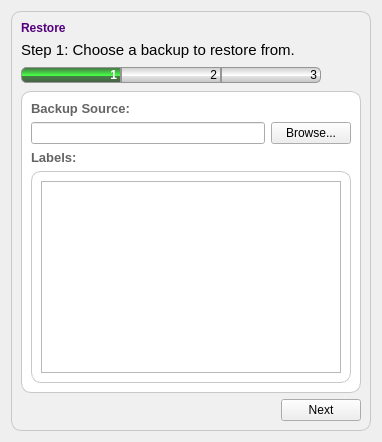
                   <widget class="QWidget" name="tab_10">
                    <property name="styleSheet">
                     <string notr="true">#tab_10 {
  background-color: rgb(255, 255, 255);
}</string>
                    </property>
                    <attribute name="title">
                     <string>Restore Source</string>
                    </attribute>
                    <layout class="QHBoxLayout" name="horizontalLayout_31">
                     <item>
                      <widget class="QFrame" name="frame_37">
                       <property name="styleSheet">
                        <string notr="true">QFrame#frame_37 {
  border: 1px solid rgb(200, 200, 200, 255);
  border-radius: 10px;
  background-color: rgb(240, 240, 240, 255);
}</string>
                       </property>
                       <property name="frameShape">
                        <enum>QFrame::StyledPanel</enum>
                       </property>
                       <property name="frameShadow">
                        <enum>QFrame::Raised</enum>
                       </property>
                       <layout class="QVBoxLayout" name="verticalLayout_40">
                        <item>
                         <widget class="QLabel" name="label_51">
                          <property name="sizePolicy">
                           <sizepolicy hsizetype="Preferred" vsizetype="Fixed">
                            <horstretch>0</horstretch>
                            <verstretch>0</verstretch>
                           </sizepolicy>
                          </property>
                          <property name="styleSheet">
                           <string notr="true">background: none;</string>
                          </property>
                          <property name="text">
                           <string>&lt;html&gt;&lt;head/&gt;&lt;body&gt;&lt;p&gt;&lt;span style=&quot; font-size:9pt; font-weight:600; color:#55007f;&quot;&gt;Restore&lt;/span&gt;&lt;/p&gt;&lt;/body&gt;&lt;/html&gt;</string>
                          </property>
                          <property name="textFormat">
                           <enum>Qt::RichText</enum>
                          </property>
                         </widget>
                        </item>
                        <item>
                         <widget class="QLabel" name="label_22">
                          <property name="text">
                           <string>&lt;html&gt;&lt;head/&gt;&lt;body&gt;&lt;p&gt;&lt;span style=&quot; font-size:11pt;&quot;&gt;Step 1: Choose a backup to restore from.&lt;/span&gt;&lt;/p&gt;&lt;/body&gt;&lt;/html&gt;</string>
                          </property>
                         </widget>
                        </item>
                        <item>
                         <widget class="QFrame" name="frame_7">
                          <property name="frameShape">
                           <enum>QFrame::NoFrame</enum>
                          </property>
                          <property name="frameShadow">
                           <enum>QFrame::Raised</enum>
                          </property>
                          <layout class="QHBoxLayout" name="horizontalLayout_7">
                           <property name="spacing">
                            <number>0</number>
                           </property>
                           <property name="margin">
                            <number>0</number>
                           </property>
                           <item>
                            <widget class="QLabel" name="label_23">
                             <property name="sizePolicy">
                              <sizepolicy hsizetype="Fixed" vsizetype="Fixed">
                               <horstretch>0</horstretch>
                               <verstretch>0</verstretch>
                              </sizepolicy>
                             </property>
                             <property name="minimumSize">
                              <size>
                               <width>100</width>
                               <height>0</height>
                              </size>
                             </property>
                             <property name="maximumSize">
                              <size>
                               <width>100</width>
                               <height>16777215</height>
                              </size>
                             </property>
                             <property name="styleSheet">
                              <string notr="true">#label_23 {
  border: 1px solid rgb(150, 150, 150);
  border-top-left-radius: 5px;
  border-bottom-left-radius: 5px;
  background-color: qlineargradient(spread:pad, x1:1, y1:0, x2:1, y2:1, stop:0 rgba(70, 102, 70, 255), stop:0.528409 rgba(70, 255, 70, 255), stop:0.590909 rgba(70, 126, 70, 255), stop:1 rgba(70, 93, 70, 255));
  color: white;
}</string>
                             </property>
                             <property name="frameShape">
                              <enum>QFrame::NoFrame</enum>
                             </property>
                             <property name="text">
                              <string>&lt;html&gt;&lt;head/&gt;&lt;body&gt;&lt;p&gt;&lt;span style=&quot; font-size:9pt; font-weight:600;&quot;&gt;1&lt;/span&gt;&lt;/p&gt;&lt;/body&gt;&lt;/html&gt;</string>
                             </property>
                             <property name="alignment">
                              <set>Qt::AlignRight|Qt::AlignTrailing|Qt::AlignVCenter</set>
                             </property>
                            </widget>
                           </item>
                           <item>
                            <widget class="QLabel" name="label_24">
                             <property name="sizePolicy">
                              <sizepolicy hsizetype="Fixed" vsizetype="Fixed">
                               <horstretch>0</horstretch>
                               <verstretch>0</verstretch>
                              </sizepolicy>
                             </property>
                             <property name="minimumSize">
                              <size>
                               <width>100</width>
                               <height>0</height>
                              </size>
                             </property>
                             <property name="maximumSize">
                              <size>
                               <width>100</width>
                               <height>16777215</height>
                              </size>
                             </property>
                             <property name="styleSheet">
                              <string notr="true">#label_24 {
  border: 1px solid rgb(150, 150, 150);
  background-color: qlineargradient(spread:pad, x1:1, y1:0, x2:1, y2:1, stop:0 rgba(202, 202, 202, 255), stop:0.528409 rgba(255, 255, 255, 255), stop:0.590909 rgba(226, 226, 226, 255), stop:1 rgba(193, 193, 193, 255));
  color: black;
}</string>
                             </property>
                             <property name="text">
                              <string>&lt;html&gt;&lt;head/&gt;&lt;body&gt;&lt;p&gt;&lt;span style=&quot; font-size:9pt;&quot;&gt;2&lt;/span&gt;&lt;/p&gt;&lt;/body&gt;&lt;/html&gt;</string>
                             </property>
                             <property name="alignment">
                              <set>Qt::AlignRight|Qt::AlignTrailing|Qt::AlignVCenter</set>
                             </property>
                            </widget>
                           </item>
                           <item>
                            <widget class="QLabel" name="label_25">
                             <property name="sizePolicy">
                              <sizepolicy hsizetype="Fixed" vsizetype="Fixed">
                               <horstretch>0</horstretch>
                               <verstretch>0</verstretch>
                              </sizepolicy>
                             </property>
                             <property name="minimumSize">
                              <size>
                               <width>100</width>
                               <height>0</height>
                              </size>
                             </property>
                             <property name="maximumSize">
                              <size>
                               <width>100</width>
                               <height>16777215</height>
                              </size>
                             </property>
                             <property name="styleSheet">
                              <string notr="true">#label_25 {
  border: 1px solid rgb(150, 150, 150);
  border-top-right-radius: 5px;
  border-bottom-right-radius: 5px;
  background-color: qlineargradient(spread:pad, x1:1, y1:0, x2:1, y2:1, stop:0 rgba(202, 202, 202, 255), stop:0.528409 rgba(255, 255, 255, 255), stop:0.590909 rgba(226, 226, 226, 255), stop:1 rgba(193, 193, 193, 255));
  color: black;
}</string>
                             </property>
                             <property name="text">
                              <string>&lt;html&gt;&lt;head/&gt;&lt;body&gt;&lt;p&gt;&lt;span style=&quot; font-size:9pt;&quot;&gt;3&lt;/span&gt;&lt;/p&gt;&lt;/body&gt;&lt;/html&gt;</string>
                             </property>
                             <property name="alignment">
                              <set>Qt::AlignRight|Qt::AlignTrailing|Qt::AlignVCenter</set>
                             </property>
                            </widget>
                           </item>
                           <item>
                            <spacer name="horizontalSpacer_6">
                             <property name="orientation">
                              <enum>Qt::Horizontal</enum>
                             </property>
                             <property name="sizeHint" stdset="0">
                              <size>
                               <width>40</width>
                               <height>20</height>
                              </size>
                             </property>
                            </spacer>
                           </item>
                          </layout>
                         </widget>
                        </item>
                        <item>
                         <widget class="QFrame" name="frame_38">
                          <property name="minimumSize">
                           <size>
                            <width>0</width>
                            <height>0</height>
                           </size>
                          </property>
                          <property name="styleSheet">
                           <string notr="true">QFrame#frame_38 {
  border: 1px solid rgb(200, 200, 200, 255);
  border-radius: 10px;
  background-color: white;
}</string>
                          </property>
                          <property name="frameShape">
                           <enum>QFrame::StyledPanel</enum>
                          </property>
                          <property name="frameShadow">
                           <enum>QFrame::Raised</enum>
                          </property>
                          <layout class="QVBoxLayout" name="verticalLayout_41">
                           <item>
                            <widget class="QLabel" name="label_52">
                             <property name="sizePolicy">
                              <sizepolicy hsizetype="Preferred" vsizetype="Fixed">
                               <horstretch>0</horstretch>
                               <verstretch>0</verstretch>
                              </sizepolicy>
                             </property>
                             <property name="text">
                              <string>&lt;html&gt;&lt;head/&gt;&lt;body&gt;&lt;p&gt;&lt;span style=&quot; font-size:10pt; font-weight:600; color:#646464;&quot;&gt;Backup Source:&lt;/span&gt;&lt;/p&gt;&lt;/body&gt;&lt;/html&gt;</string>
                             </property>
                            </widget>
                           </item>
                           <item>
                            <layout class="QHBoxLayout" name="horizontalLayout_32">
                             <property name="sizeConstraint">
                              <enum>QLayout::SetDefaultConstraint</enum>
                             </property>
                             <item>
                              <widget class="QLineEdit" name="restore_source"/>
                             </item>
                             <item>
                              <widget class="QPushButton" name="restore_source_browse">
                               <property name="text">
                                <string>Browse...</string>
                               </property>
                              </widget>
                             </item>
                            </layout>
                           </item>
                           <item>
                            <widget class="QLabel" name="label_53">
                             <property name="sizePolicy">
                              <sizepolicy hsizetype="Preferred" vsizetype="Fixed">
                               <horstretch>0</horstretch>
                               <verstretch>0</verstretch>
                              </sizepolicy>
                             </property>
                             <property name="text">
                              <string>&lt;html&gt;&lt;head/&gt;&lt;body&gt;&lt;p&gt;&lt;span style=&quot; font-size:10pt; font-weight:600; color:#646464;&quot;&gt;Labels:&lt;/span&gt;&lt;/p&gt;&lt;/body&gt;&lt;/html&gt;</string>
                             </property>
                            </widget>
                           </item>
                           <item>
                            <widget class="QFrame" name="frame_39">
                             <property name="sizePolicy">
                              <sizepolicy hsizetype="Preferred" vsizetype="Preferred">
                               <horstretch>0</horstretch>
                               <verstretch>0</verstretch>
                              </sizepolicy>
                             </property>
                             <property name="styleSheet">
                              <string notr="true">QFrame#frame_39 {
  border: 1px solid rgb(200, 200, 200, 255);
  border-radius: 10px;
  background-color: white;
}</string>
                             </property>
                             <property name="frameShape">
                              <enum>QFrame::StyledPanel</enum>
                             </property>
                             <property name="frameShadow">
                              <enum>QFrame::Raised</enum>
                             </property>
                             <layout class="QVBoxLayout" name="verticalLayout_42">
                              <property name="spacing">
                               <number>18</number>
                              </property>
                              <item>
                               <widget class="QTreeWidget" name="restore_labels">
                                <property name="headerHidden">
                                 <bool>true</bool>
                                </property>
                                <column>
                                 <property name="text">
                                  <string>Label</string>
                                 </property>
                                </column>
                                <column>
                                 <property name="text">
                                  <string>ID</string>
                                 </property>
                                </column>
                               </widget>
                              </item>
                             </layout>
                            </widget>
                           </item>
                          </layout>
                         </widget>
                        </item>
                        <item>
                         <layout class="QHBoxLayout" name="horizontalLayout_35">
                          <property name="sizeConstraint">
                           <enum>QLayout::SetDefaultConstraint</enum>
                          </property>
                          <item>
                           <spacer name="horizontalSpacer_16">
                            <property name="orientation">
                             <enum>Qt::Horizontal</enum>
                            </property>
                            <property name="sizeType">
                             <enum>QSizePolicy::Expanding</enum>
                            </property>
                            <property name="sizeHint" stdset="0">
                             <size>
                              <width>40</width>
                              <height>20</height>
                             </size>
                            </property>
                           </spacer>
                          </item>
                          <item>
                           <widget class="QPushButton" name="restore_next_button_1">
                            <property name="text">
                             <string>Next</string>
                            </property>
                            <property name="icon">
                             <iconset resource="Graphics.qrc">
                              <normaloff>:/icons/graphics/1362909890_forward.png</normaloff>:/icons/graphics/1362909890_forward.png</iconset>
                            </property>
                           </widget>
                          </item>
                         </layout>
                        </item>
                       </layout>
                      </widget>
                     </item>
                    </layout>
                   </widget>
